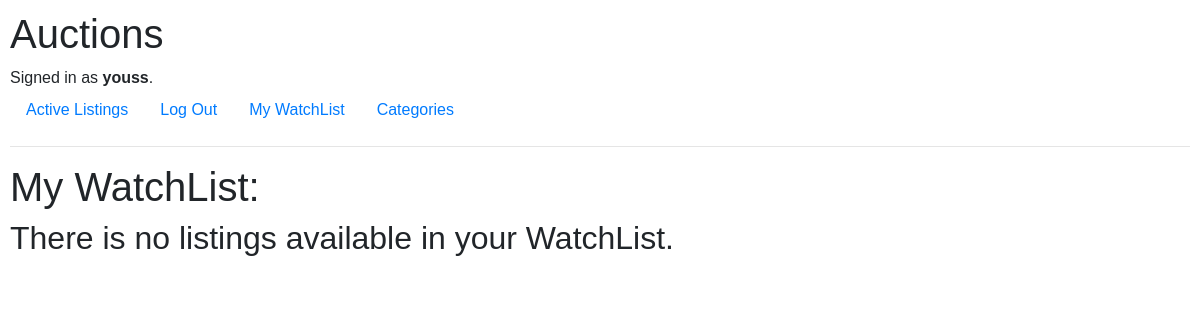
Page /watchList (signed in) on the earlier database version.
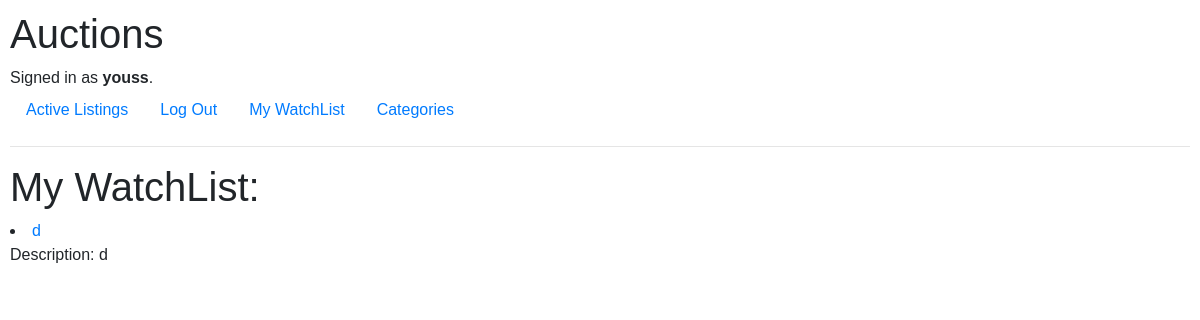
Same page on the later database version.
### auctions/models.py (models this page shows)
class Listing(models.Model):
    title= models.TextField(null=True, blank=True)
    category= models.TextField(null=True, blank=True)
    description= models.TextField(null=True, blank=True)
    startingBid=models.FloatField(null=True, blank=True)
    image=models.ImageField( null=True, blank=True, upload_to='images/')
    winner=models.ForeignKey(to=User,default=DEFAULT_CASE_ID,on_delete = models.SET_DEFAULT, null = True, related_name='winner')
    closedDate=models.TextField(null=True, blank=True)
    closed=models.BooleanField(default=False)
    user=models.ForeignKey(to=User, on_delete=models.CASCADE, null=True)

### auctions/views.py (the view)
# urls.py: path("watchList", views.watchList, name="watchList"),
def watchList(request):
    watchList=WatchList.objects.filter(user=request.user.id)
    listings=[]
    for obj in watchList:
        listing=Listing.objects.get(pk=obj.listing.id)
        listings.append(listing)
    return render(request, "auctions/watchList.html", {"listings":listings})

### auctions/templates/auctions/watchList.html
{% extends "auctions/layout.html" %}
{% block body %}
<h1>My WatchList: </h1>
{% for listing in listings %}
        <li>
           <a href="listingMainPage/{{listing.id}}"> {{listing.title}} </a>
           <br>
           Description: {{listing.description}}
        </li>
        {% empty %}
        <h2>There is no listings available in your WatchList.</h2>
        {% endfor %}
{% endblock %}

Differences in the rows shown:
added Listing: title "d", description "d"
Other differences:
text no longer shown: "There is no listings available in your WatchList."
